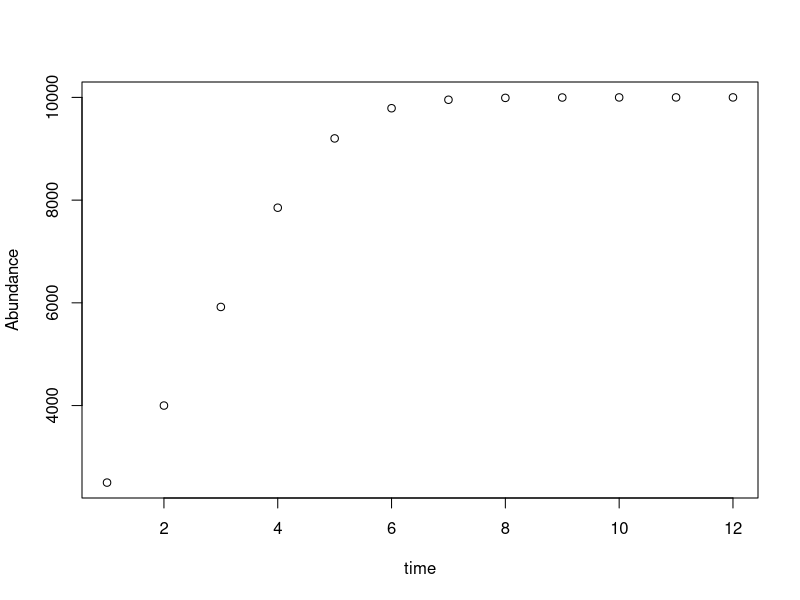

Here is the R script that generated this plot: (Note: this script raises an error after producing the figure.)
#Lab 08 Documentation and Metadata 

#Implementing the discrete-time logistic growth model made in Lab_4
Abundance <- 2500
K <- 10000
r <- 0.8 
time <- c(1:12)
for (t in seq(2, 12)) {
  Abundance[t] <- Abundance[t-1] + (r * Abundance[t-1] * (K - Abundance[t-1]) / K)
  print (Abundance[t])
}
plot(time,Abundance)

#Turn this code into a function that takes r, K, the total number of generations, and the initial population size as its arguments.
TimeLogisticGrowthModel <- function(r,K,Abundance,NumberOfGen) {
  time <- c(1:NumberOfGen)
  for (t in seq(2, NumberOfGen)) {
    Abundance[t] <- Abundance[t-1] + (r * Abundance[t-1] * (K - Abundance[t-1]) / K)
    print (Abundance[t])
  }
}

#Testing this function with new values 
TimeLogisticGrowthModel(0.9,3000,400,10)

#Add code to this function so it produces a plot of the data it generates. 
Abundance <- rep(Abundance,NumberOfGen)
TimeLogisticGrowthModel <- function(r,K,Abundance,NumberOfGen) {
  time <- c(1:NumberOfGen)
  for (t in seq(2, NumberOfGen)) {
    Abundance[t] <- Abundance[t-1] + (r * Abundance[t-1] * (K - Abundance[t-1]) / K)
    print (Abundance[t])
  }
  
  plot(time,Abundance)
}

#Call this function 
TimeLogisticGrowthModel(0.7,4000,12,13)

#Write code that writes the data set to a file
Abundance <- rep(n,NumberOfGen)
TimeLogisticGrowthModel <- function(r,K,Abundance,NumberOfGen) {
  time <- c(1:NumberOfGen)
  for (t in seq(2, NumberOfGen)) {
    Abundance[t] <- Abundance[t-1] + (r * Abundance[t-1] * (K - Abundance[t-1]) / K)
    print (Abundance[t])
  }
  return(cbind(time,Abundance))
  plot(time,Abundance)
}

#Store results as a vector and write it into a csv file that will go in the Lab_8 directory 
GenerationAndAbundance <- TimeLogisticGrowthModel(0.8,5000,15,20)
write.csv(x=GenerationAndAbundance, file="GenerationAndAbundance.csv", row.names=FALSE)



